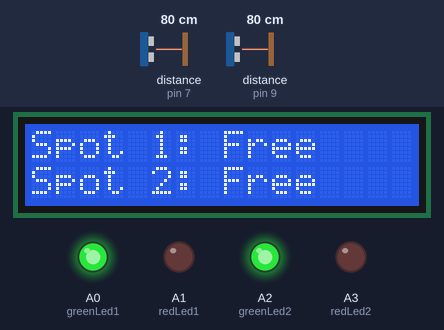
This sketch was run on a simulated Arduino Uno, built with avr-gcc and run on an emulated ATmega328P. Shown: 16×2 character LCD, output pins drawn as LEDs (lit = HIGH). Wiring (inferred from the names in the program): 2 × ultrasonic range finder: trigger pin 6, echo pin 7 / trigger pin 8, echo pin 9. Inputs (shaded band) come from the test bench; at power-on: distance to the obstacle (sensors on pin 7, pin 9) 80 cm. The echo pulse lasts 58.3 µs per cm; pins used as bus, display or sensor lines are not drawn.

Above: at 3.2 s.
3.3 s: distance to the obstacle (sensor on pin 7) set to 17 cm
4.8 s: distance to the obstacle (sensor on pin 7) set to 14 cm
At 5.8 s:
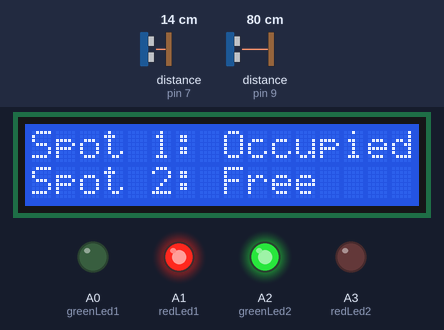
6.6 s: distance to the obstacle (sensor on pin 9) set to 17 cm
8.1 s: distance to the obstacle (sensor on pin 9) set to 14 cm
At 9.1 s:
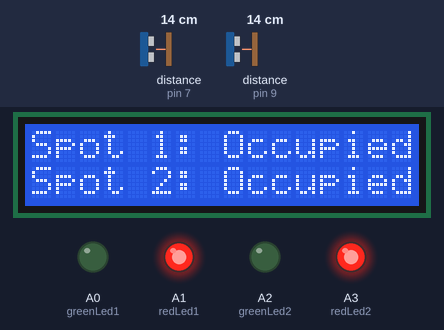
9.7 s: distance to the obstacle (sensor on pin 7) set to 18 cm
At 10.9 s:
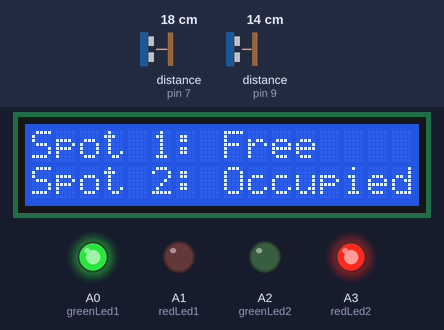
11.2 s: distance to the obstacle (sensor on pin 7) set to 2 cm
At 11.7 s:
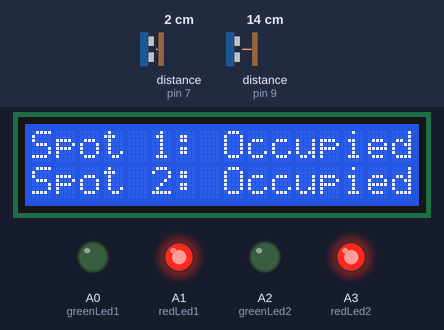
Timing chart, 0 to 13.7 s (numbered marks = the images above; inputs shaded):
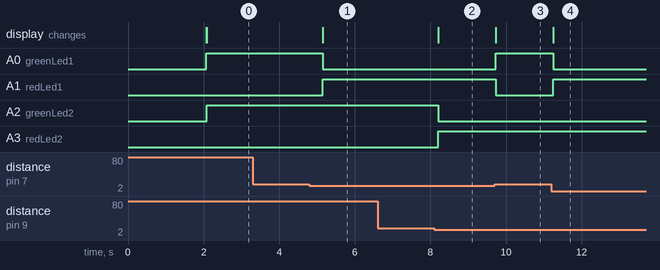

Measured:
- the behaviour switches between 16 and 15 cm on distance to the obstacle (sensor on pin 7) (found by bisection; images 0 and 1)
- the behaviour switches between 16 and 15 cm on distance to the obstacle (sensor on pin 9) (found by bisection; images 1 and 2)
- after the input at 3.3 s, every drawn part: stays the same
- after the input at 4.8 s, A0 (greenLed1): HIGH → LOW after 0.35 s; A1 (redLed1): LOW → HIGH after 0.35 s; the display: changes after 0.35 s (image 1)
- after the input at 6.6 s, every drawn part: stays the same
- after the input at 8.1 s, A2 (greenLed2): HIGH → LOW after 0.11 s; A3 (redLed2): LOW → HIGH after 0.11 s; the display: changes after 0.11 s (image 2)
- after the input at 9.7 s, A0 (greenLed1): LOW → HIGH at once; A1 (redLed1): HIGH → LOW at once; the display: changes at once (image 3)
- after the input at 11.2 s, A0 (greenLed1): HIGH → LOW after 0.05 s; A1 (redLed1): LOW → HIGH after 0.05 s; the display: changes after 0.05 s (image 4)

The sketch:

SmartParking.ino
```cpp
#include <LiquidCrystal.h>

// Initialize the LCD. (RS, E, D4, D5, D6, D7)
LiquidCrystal lcd(12, 11, 5, 4, 3, 2);

// Define pins for ultrasonic sensors and LEDs
const int trigPin1 = 6;
const int echoPin1 = 7;
const int trigPin2 = 8;
const int echoPin2 = 9;

const int greenLed1 = A0;
const int redLed1 = A1;
const int greenLed2 = A2;
const int redLed2 = A3;

// Variables to store distances
long duration1, distance1;
long duration2, distance2;

void setup() {
  lcd.begin(16, 2); // Set up the LCD 16x2
  lcd.print("Smart Parking");

  // Initialize pins
  pinMode(trigPin1, OUTPUT);
  pinMode(echoPin1, INPUT);
  pinMode(trigPin2, OUTPUT);
  pinMode(echoPin2, INPUT);

  pinMode(greenLed1, OUTPUT);
  pinMode(redLed1, OUTPUT);
  pinMode(greenLed2, OUTPUT);
  pinMode(redLed2, OUTPUT);

  delay(2000);
  lcd.clear();
}

void loop() {
  // Read parking spot 1
  distance1 = getDistance(trigPin1, echoPin1);
  if(distance1 < 15) { // Spot occupied
    digitalWrite(redLed1, HIGH);
    digitalWrite(greenLed1, LOW);
    lcd.setCursor(0, 0);
    lcd.print("Spot 1: Occupied ");
  } else { // Spot free
    digitalWrite(redLed1, LOW);
    digitalWrite(greenLed1, HIGH);
    lcd.setCursor(0, 0);
    lcd.print("Spot 1: Free     ");
  }

  // Read parking spot 2
  distance2 = getDistance(trigPin2, echoPin2);
  if(distance2 < 15) { // Spot occupied
    digitalWrite(redLed2, HIGH);
    digitalWrite(greenLed2, LOW);
    lcd.setCursor(0, 1);
    lcd.print("Spot 2: Occupied ");
  } else { // Spot free
    digitalWrite(redLed2, LOW);
    digitalWrite(greenLed2, HIGH);
    lcd.setCursor(0, 1);
    lcd.print("Spot 2: Free     ");
  }

  delay(500); // Update every 0.5 sec
}

// Function to measure distance using ultrasonic sensor
long getDistance(int trigPin, int echoPin){
  digitalWrite(trigPin, LOW);
  delayMicroseconds(2);
  digitalWrite(trigPin, HIGH);
  delayMicroseconds(10);
  digitalWrite(trigPin, LOW);

  long duration = pulseIn(echoPin, HIGH);
  long distance = duration * 0.034 / 2; // Convert to cm
  return distance;
}
```
